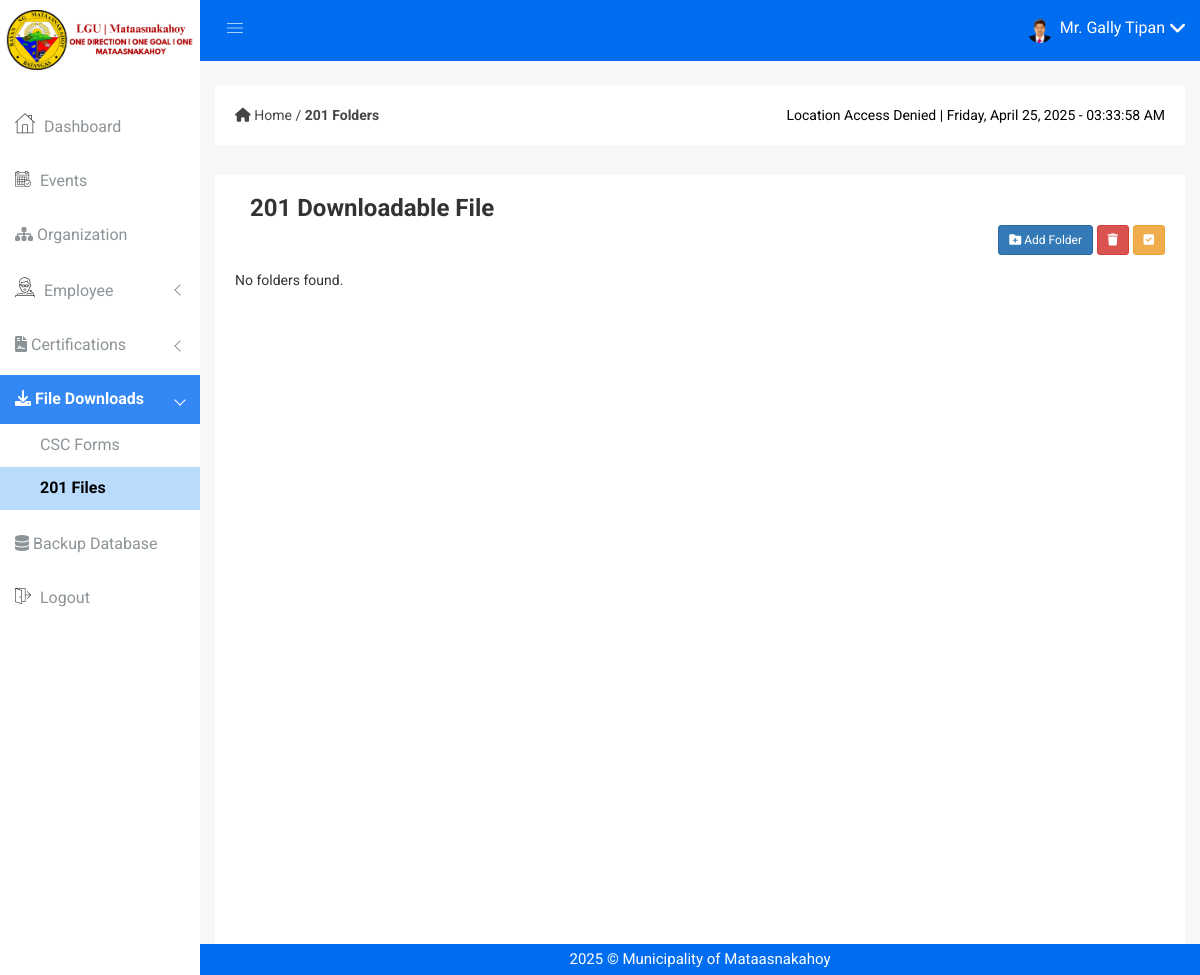
The app's page /201-folders.php (signed in), older data.
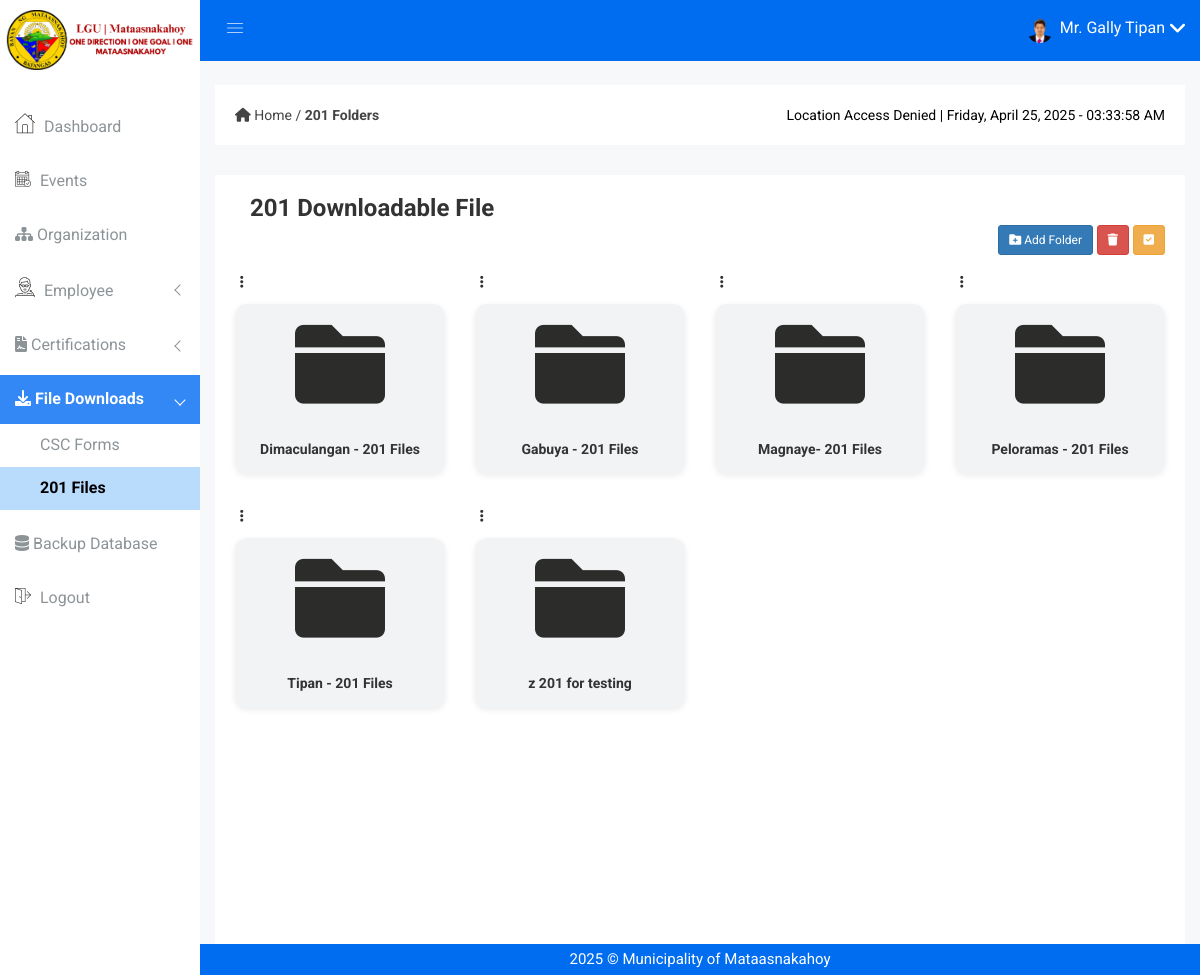
The same page, newer data.
### tables this page shows
CREATE TABLE IF NOT EXISTS `201_folders` (
  `id` int NOT NULL AUTO_INCREMENT,
  `name` varchar(255) NOT NULL,
  `parent_id` int DEFAULT NULL,
  PRIMARY KEY (`id`),
  KEY `parent_id` (`parent_id`)
);

### 201-folders.php (the view, shortened to what the changed rows need)
<!DOCTYPE html>
<html class="no-js" lang="en">
<head>
    <link rel="stylesheet" href="css/bootstrap.min.css" />
    <link rel="stylesheet" href="css/font-awesome.min.css" />
    <link rel="stylesheet" href="css/owl.carousel.css" />
    <link rel="stylesheet" href="css/owl.theme.css" />
    <link rel="stylesheet" href="css/owl.transitions.css" />
    <link rel="stylesheet" href="css/animate.css" />
    <link rel="stylesheet" href="css/normalize.css" />
    <link rel="stylesheet" href="css/meanmenu.min.css" />
    <link rel="stylesheet" href="css/main.css" />
    <link rel="stylesheet" href="css/educate-custon-icon.css" />
    <link rel="stylesheet" href="css/morrisjs/morris.css" />
    <link rel="stylesheet" href="css/scrollbar/jquery.mCustomScrollbar.min.css" />
    <link rel="stylesheet" href="css/metisMenu/metisMenu.min.css" />
    <link rel="stylesheet" href="css/metisMenu/metisMenu-vertical.css" />
    <link rel="stylesheet" href="style.css" />
    <link rel="stylesheet" href="css/responsive.css" />
    <link href="https://cdn.jsdelivr.net/npm/sweetalert2@11.12.3/dist/sweetalert2.min.css" rel="stylesheet">
</head>
<body>
    <?php include 'includes/header.php'; ?>
                                                    <link rel="stylesheet"
                                                        href="https://cdnjs.cloudflare.com/ajax/libs/font-awesome/6.0.0-beta3/css/all.min.css">
    <div class="product-status mg-b-15">
        <div class="container-fluid">
            <div class="row">
                <div class="col-lg-12 col-md-12 col-sm-12 col-xs-12">
                    <div class="product-status-wrap drp-lst">
                        <div class="folders-container">
                            <?php
                            $query = "SELECT * FROM 201_folders WHERE parent_id IS NULL ORDER BY name ASC";
                            $result = mysqli_query($con, $query);
                            if (mysqli_num_rows($result) > 0) {
                                while ($row = mysqli_fetch_assoc($result)) {
                                    echo '
                                        <div class="folder-container">
                                            <div class="folder-actions">
                                                <input type="checkbox" class="folder-checkbox" value="' . $row['id'] . '" style="display: none;">
                                                <div class="folder-options" style="position: relative; display: inline-block;">
                                <i class="fa fa-ellipsis-v folder-menu-toggle" data-folder-id="' . $row['id'] . '" style="cursor: pointer; padding: 5px;"></i>
                                <div class="folder-dropdown" id="dropdown-' . $row['id'] . '" style="display: none; position: absolute; left: 100%; top: 0; background: white; border: 1px solid #ddd; border-radius: 5px; box-shadow: 0 4px 8px rgba(0,0,0,0.1); z-index: 1000; min-width: 50px;">
                                    <ul style="list-style: none; margin: 0; padding: 0;">
                                        <li class="rename-folder" data-folder-id="' . $row['id'] . '" data-folder-name="' . htmlspecialchars($row['name']) . '" style="padding: 10px; cursor: pointer; border-bottom: 1px solid #eee; transition: background 0.3s;">
                                            Rename
                                        </li>
                                    </ul>
                                </div>
                            </div>
                </div>
                <div class="folder" onclick="openFolder(' . $row['id'] . ')">
                    <i class="fa fa-folder"></i><br>
                    <strong>' . htmlspecialchars($row['name']) . '</strong>
                </div>
            </div>';
                                }
                            } else {
                                echo "<p>No folders found.</p>";
                            }
                            ?>
                        </div>
                    </div>
                </div>
            </div>
        </div>
    </div>
    <?php include 'includes/footer.php'; ?>

Row changes from the older to the newer data that the page shows:
added 201_folders: name "Dimaculangan - 201 Files"
added 201_folders: name "Gabuya - 201 Files"
added 201_folders: name "Magnaye- 201 Files"
added 201_folders: name "Peloramas - 201 Files"
added 201_folders: name "Tipan - 201 Files"
added 201_folders: name "z 201 for testing"
Text that changed along with them:
text no longer shown: "No folders found."
